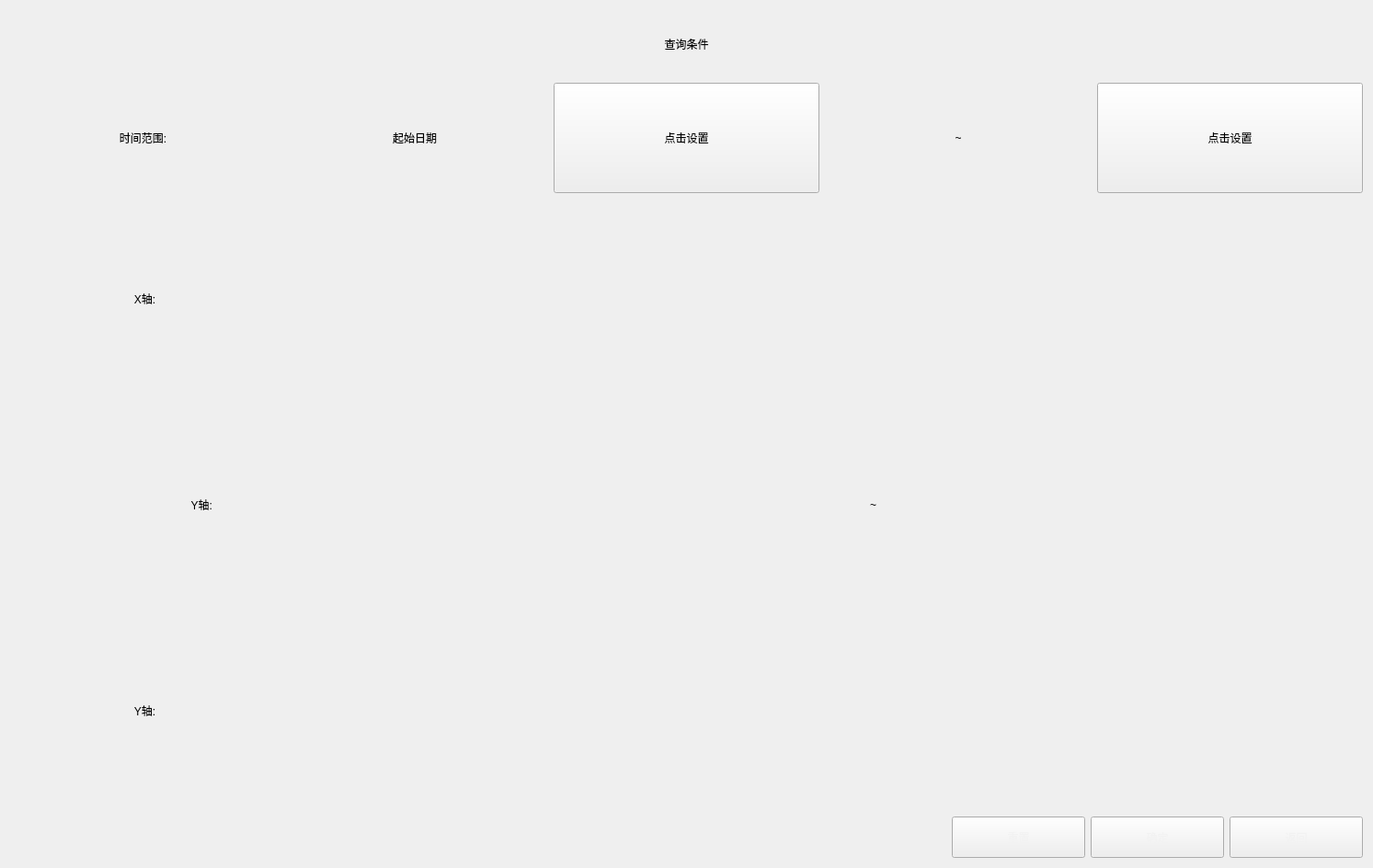
<?xml version="1.0" encoding="UTF-8"?>
<ui version="4.0">
 <class>QCAnalysisQuery</class>
 <widget class="QWidget" name="QCAnalysisQuery">
  <property name="geometry">
   <rect>
    <x>0</x>
    <y>0</y>
    <width>1493</width>
    <height>944</height>
   </rect>
  </property>
  <property name="windowTitle">
   <string>Form</string>
  </property>
  <layout class="QVBoxLayout" name="verticalLayout" stretch="1,3,3,3,3,1">
   <item>
    <widget class="QLabel" name="label">
     <property name="text">
      <string>查询条件</string>
     </property>
     <property name="alignment">
      <set>Qt::AlignCenter</set>
     </property>
    </widget>
   </item>
   <item>
    <layout class="QHBoxLayout" name="horizontalLayout">
     <item>
      <widget class="QLabel" name="label_2">
       <property name="styleSheet">
        <string notr="true">font: 20pt &quot;Microsoft YaHei UI&quot;;</string>
       </property>
       <property name="text">
        <string>时间范围:</string>
       </property>
       <property name="alignment">
        <set>Qt::AlignCenter</set>
       </property>
      </widget>
     </item>
     <item>
      <widget class="QLabel" name="label_3">
       <property name="styleSheet">
        <string notr="true">font: 20pt &quot;Microsoft YaHei UI&quot;;</string>
       </property>
       <property name="text">
        <string>起始日期</string>
       </property>
       <property name="alignment">
        <set>Qt::AlignCenter</set>
       </property>
      </widget>
     </item>
     <item>
      <widget class="QPushButton" name="startDateBtn">
       <property name="minimumSize">
        <size>
         <width>0</width>
         <height>120</height>
        </size>
       </property>
       <property name="styleSheet">
        <string notr="true">font: 20pt &quot;Microsoft YaHei UI&quot;;</string>
       </property>
       <property name="text">
        <string>点击设置</string>
       </property>
      </widget>
     </item>
     <item>
      <widget class="QLabel" name="label_4">
       <property name="styleSheet">
        <string notr="true">font: 20pt &quot;Microsoft YaHei UI&quot;;</string>
       </property>
       <property name="text">
        <string>~</string>
       </property>
       <property name="alignment">
        <set>Qt::AlignCenter</set>
       </property>
      </widget>
     </item>
     <item>
      <widget class="QPushButton" name="endDateBtn">
       <property name="minimumSize">
        <size>
         <width>0</width>
         <height>120</height>
        </size>
       </property>
       <property name="styleSheet">
        <string notr="true">font: 20pt &quot;Microsoft YaHei UI&quot;;</string>
       </property>
       <property name="text">
        <string>点击设置</string>
       </property>
      </widget>
     </item>
    </layout>
   </item>
   <item>
    <layout class="QHBoxLayout" name="horizontalLayout_2" stretch="1,4">
     <item>
      <widget class="QLabel" name="label_5">
       <property name="styleSheet">
        <string notr="true">font: 20pt &quot;Microsoft YaHei UI&quot;;</string>
       </property>
       <property name="text">
        <string>X轴:</string>
       </property>
       <property name="alignment">
        <set>Qt::AlignCenter</set>
       </property>
      </widget>
     </item>
     <item>
      <widget class="CusLineEdit" name="XCount" native="true"/>
     </item>
    </layout>
   </item>
   <item>
    <layout class="QHBoxLayout" name="horizontalLayout_3" stretch="5,10,1,10">
     <item>
      <widget class="QLabel" name="label_7">
       <property name="minimumSize">
        <size>
         <width>400</width>
         <height>0</height>
        </size>
       </property>
       <property name="styleSheet">
        <string notr="true">font: 20pt &quot;Microsoft YaHei UI&quot;;</string>
       </property>
       <property name="text">
        <string>     Y轴:</string>
       </property>
       <property name="alignment">
        <set>Qt::AlignCenter</set>
       </property>
      </widget>
     </item>
     <item>
      <widget class="CusLineEdit" name="YNumberStart" native="true"/>
     </item>
     <item>
      <widget class="QLabel" name="label_9">
       <property name="styleSheet">
        <string notr="true">font: 20pt &quot;Microsoft YaHei UI&quot;;</string>
       </property>
       <property name="text">
        <string>~</string>
       </property>
       <property name="alignment">
        <set>Qt::AlignCenter</set>
       </property>
      </widget>
     </item>
     <item>
      <widget class="CusLineEdit" name="YNumberEnd" native="true"/>
     </item>
    </layout>
   </item>
   <item>
    <layout class="QHBoxLayout" name="horizontalLayout_4" stretch="1,4">
     <item>
      <widget class="QLabel" name="label_10">
       <property name="styleSheet">
        <string notr="true">font: 20pt &quot;Microsoft YaHei UI&quot;;</string>
       </property>
       <property name="text">
        <string>Y轴:</string>
       </property>
       <property name="alignment">
        <set>Qt::AlignCenter</set>
       </property>
      </widget>
     </item>
     <item>
      <widget class="CusLineEdit" name="YCount" native="true"/>
     </item>
    </layout>
   </item>
   <item>
    <layout class="QHBoxLayout" name="horizontalLayout_5">
     <item>
      <spacer name="horizontalSpacer">
       <property name="orientation">
        <enum>Qt::Horizontal</enum>
       </property>
       <property name="sizeHint" stdset="0">
        <size>
         <width>40</width>
         <height>20</height>
        </size>
       </property>
      </spacer>
     </item>
     <item>
      <widget class="QPushButton" name="resetBtn">
       <property name="minimumSize">
        <size>
         <width>145</width>
         <height>45</height>
        </size>
       </property>
       <property name="styleSheet">
        <string notr="true">QPushButton{
font: 700 13pt &quot;Microsoft YaHei UI&quot;;
color: #F2F2F2;
border-image: url(:/resources/img/common/btnNomal.png);
padding: -1;}
QPushButton:pressed{
font: 700 13pt &quot;Microsoft YaHei UI&quot;;
color: #F2F2F2;
border-image: url(:/resources/img/common/btnClicked.png);
padding: -1;}
</string>
       </property>
       <property name="text">
        <string>重置</string>
       </property>
      </widget>
     </item>
     <item>
      <widget class="QPushButton" name="ConfirmBtn">
       <property name="minimumSize">
        <size>
         <width>145</width>
         <height>45</height>
        </size>
       </property>
       <property name="styleSheet">
        <string notr="true">QPushButton{
font: 700 13pt &quot;Microsoft YaHei UI&quot;;
color: #F2F2F2;
border-image: url(:/resources/img/common/btnNomal.png);
padding: -1;}
QPushButton:pressed{
font: 700 13pt &quot;Microsoft YaHei UI&quot;;
color: #F2F2F2;
border-image: url(:/resources/img/common/btnClicked.png);
padding: -1;}
</string>
       </property>
       <property name="text">
        <string>确定</string>
       </property>
      </widget>
     </item>
     <item>
      <widget class="QPushButton" name="returnBtn">
       <property name="minimumSize">
        <size>
         <width>145</width>
         <height>45</height>
        </size>
       </property>
       <property name="styleSheet">
        <string notr="true">QPushButton{
font: 700 13pt &quot;Microsoft YaHei UI&quot;;
color: #F2F2F2;
border-image: url(:/resources/img/common/btnNomal.png);
padding: -1;}
QPushButton:pressed{
font: 700 13pt &quot;Microsoft YaHei UI&quot;;
color: #F2F2F2;
border-image: url(:/resources/img/common/btnClicked.png);
padding: -1;}
</string>
       </property>
       <property name="text">
        <string>返回</string>
       </property>
      </widget>
     </item>
    </layout>
   </item>
  </layout>
 </widget>
 <customwidgets>
  <customwidget>
   <class>CusLineEdit</class>
   <extends>QWidget</extends>
   <header location="global">CusLineEdit.h</header>
   <container>1</container>
  </customwidget>
 </customwidgets>
 <resources/>
 <connections/>
</ui>
